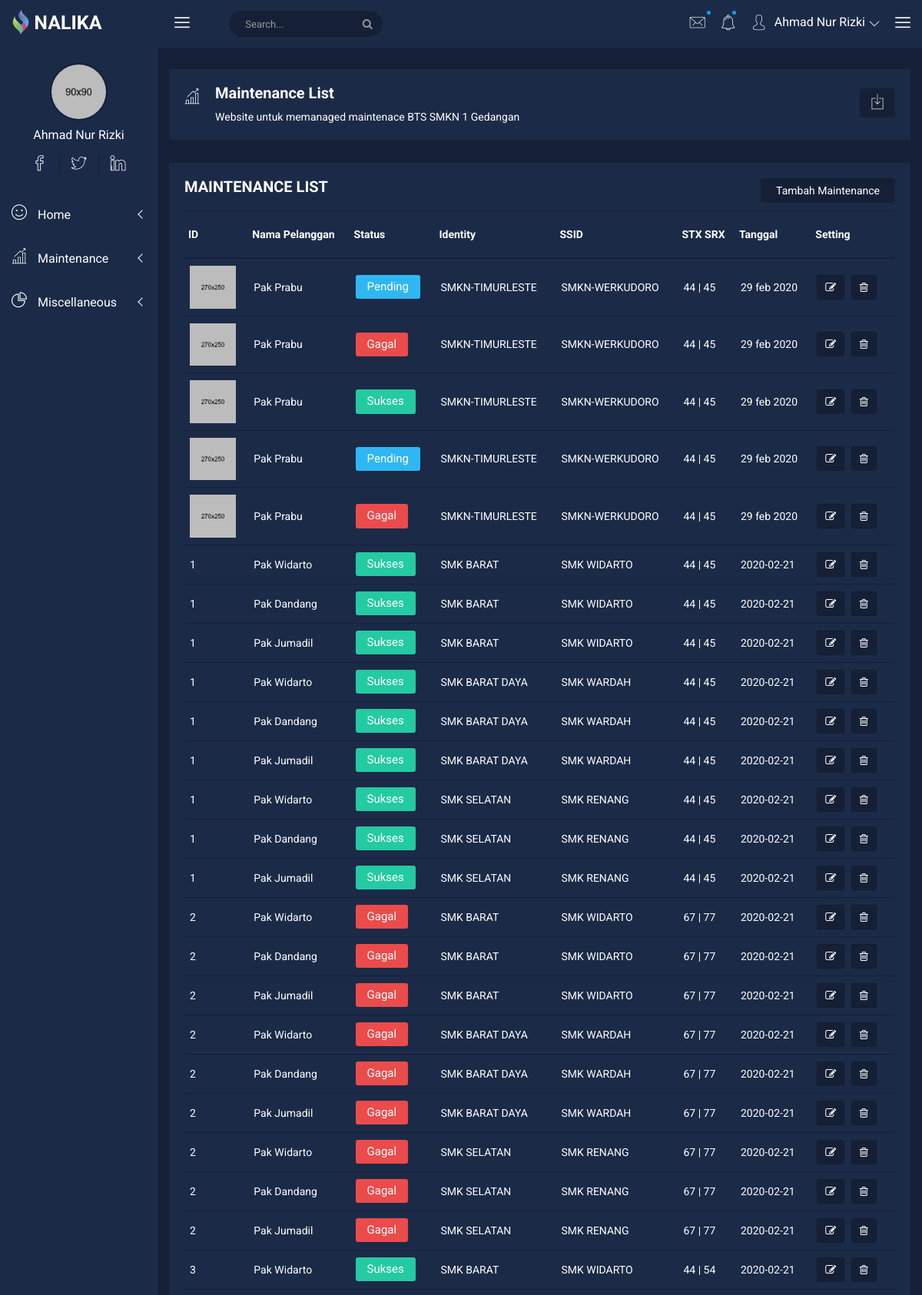
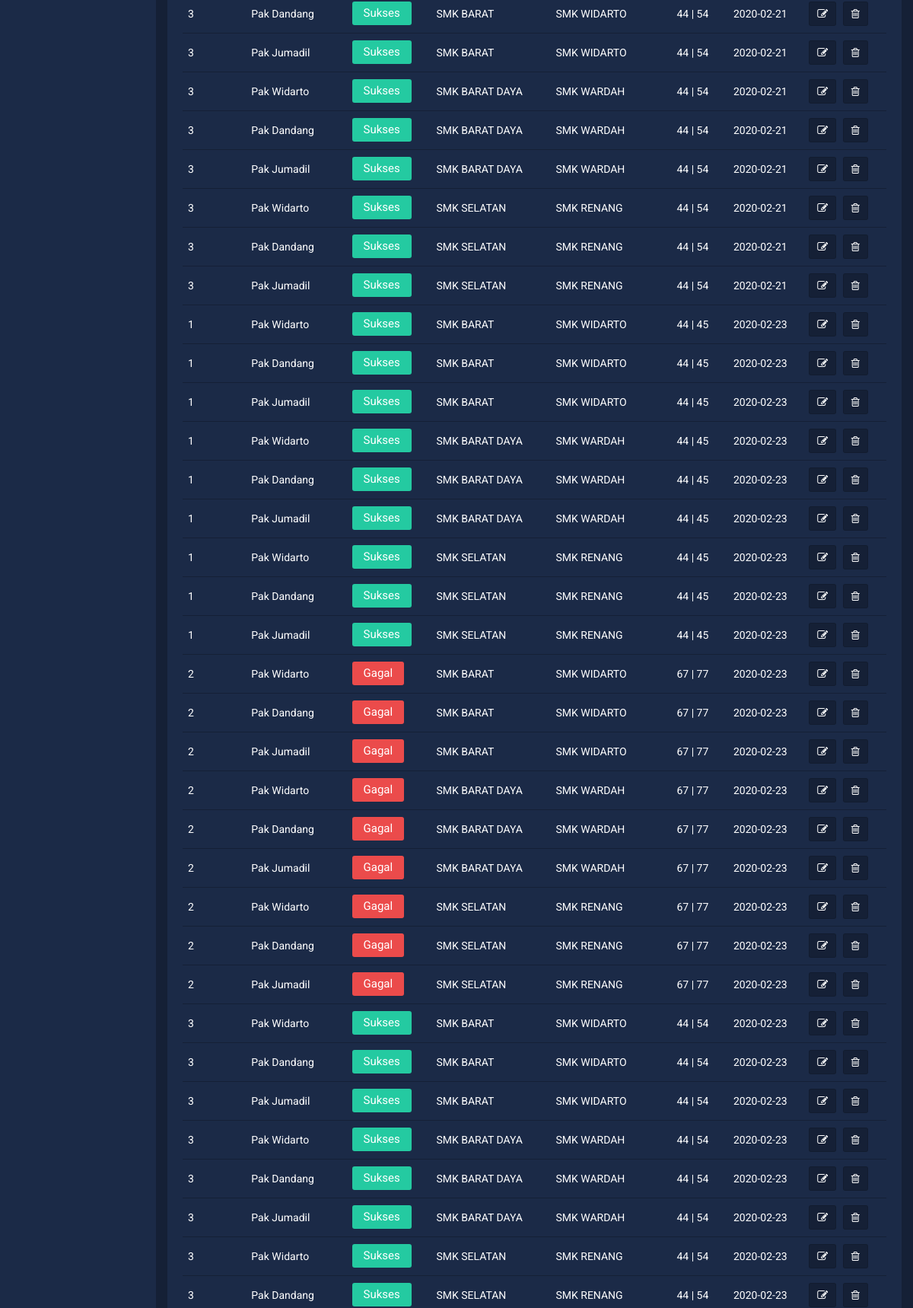
The page /nalika/tugas/product-list.html.php (upper part) on the database its author committed (2 pictures, top to bottom).
### tables this page shows
CREATE TABLE IF NOT EXISTS tbl_pelanggan (
  p_id int(4) NOT NULL AUTO_INCREMENT,
  p_name varchar(28) DEFAULT NULL,
  p_no varchar(255) DEFAULT NULL,
  PRIMARY KEY (p_id)
);

CREATE TABLE IF NOT EXISTS tbl_mt_signal (
  mt_id int(12) NOT NULL,
  stx varchar(5) DEFAULT NULL,
  srx varchar(5) DEFAULT NULL,
  ccq varchar(10) DEFAULT NULL,
  protocol varchar(28) DEFAULT NULL,
  band varchar(5) DEFAULT NULL,
  frequency int(5) DEFAULT NULL
);

CREATE TABLE IF NOT EXISTS tbl_mt (
  mt_id int(12) NOT NULL AUTO_INCREMENT,
  pe_id int(4) NOT NULL,
  identity varchar(28) DEFAULT NULL,
  ssid varchar(28) DEFAULT NULL,
  ip varchar(16) DEFAULT NULL,
  mt_name_ap varchar(28) DEFAULT NULL,
  PRIMARY KEY (mt_id, pe_id)
);

CREATE TABLE IF NOT EXISTS tbl_petugas (
  pe_id int(4) NOT NULL,
  pe_name varchar(28) DEFAULT NULL,
  mt_tgl date DEFAULT NULL,
  PRIMARY KEY (pe_id)
);

### nalika/tugas/product-list.html.php (the view, shortened to what this page needs)
<?php
    include 'db/koneksi.php';
    $query = mysqli_query($mysqli, "SELECT * from tbl_pelanggan, tbl_mt, tbl_mt_signal, tbl_petugas");
?>
<!doctype html>
<html class="no-js" lang="en">
<head>
    <link rel="stylesheet" href="css/bootstrap.min.css">
    <link rel="stylesheet" href="css/font-awesome.min.css">
    <link rel="stylesheet" href="css/nalika-icon.css">
    <link rel="stylesheet" href="css/owl.carousel.css">
    <link rel="stylesheet" href="css/owl.theme.css">
    <link rel="stylesheet" href="css/owl.transitions.css">
    <link rel="stylesheet" href="css/animate.css">
    <link rel="stylesheet" href="css/normalize.css">
    <link rel="stylesheet" href="css/meanmenu.min.css">
    <link rel="stylesheet" href="css/main.css">
    <link rel="stylesheet" href="css/morrisjs/morris.css">
    <link rel="stylesheet" href="css/scrollbar/jquery.mCustomScrollbar.min.css">
    <link rel="stylesheet" href="css/metisMenu/metisMenu.min.css">
    <link rel="stylesheet" href="css/metisMenu/metisMenu-vertical.css">
    <link rel="stylesheet" href="css/calendar/fullcalendar.min.css">
    <link rel="stylesheet" href="css/calendar/fullcalendar.print.min.css">
    <link rel="stylesheet" href="style.css">
    <link rel="stylesheet" href="css/responsive.css">
</head>
<body>
    <div class="left-sidebar-pro">
        <nav id="sidebar" class="">
            <div class="sidebar-header">
                <a href="index.html"><img class="main-logo" src="img/logo/logo.png" alt="" /></a>
            </div>
			<div class="nalika-profile">
				<div class="profile-dtl">
					<a href="#"><img src="img/notification/4.jpg" alt="" /></a>
					<h2>Ahmad Nur <span class="min-dtn">Rizki</span></h2>
				</div>
				<div class="profile-social-dtl">
					<ul class="dtl-social">
						<li><a href="#"><i class="icon nalika-facebook"></i></a></li>
						<li><a href="#"><i class="icon nalika-twitter"></i></a></li>
						<li><a href="#"><i class="icon nalika-linkedin"></i></a></li>
					</ul>
				</div>
			</div>
            <div class="left-custom-menu-adp-wrap comment-scrollbar">
                <nav class="sidebar-nav left-sidebar-menu-pro">
                    <ul class="metismenu" id="menu1">
                        <li >
                            <a class="has-arrow" href="index.html" >
								   <i class="icon nalika-happiness icon-wrap"></i>
								   <span class="mini-click-non">Home</span>
								</a>
                        </li>
                        <li>
                            <a class="has-arrow" href="mailbox.html" aria-expanded="false"><i class="icon nalika-bar-chart icon-wrap"></i> <span class="mini-click-non">Maintenance</span></a>
                        </li>
                        <li>
                            <a class="has-arrow" href="mailbox.html" aria-expanded="false"><i class="icon nalika-pie-chart icon-wrap"></i> <span class="mini-click-non">Miscellaneous</span></a>
                        </li>
                    </ul>
                </nav>
            </div>
        </nav>
    </div>
    <div class="all-content-wrapper">
        <div class="container-fluid">
            <div class="row">
                <div class="col-lg-12 col-md-12 col-sm-12 col-xs-12">
                    <div class="logo-pro">
                        <a href="index.html"><img class="main-logo" src="img/logo/logo.png" alt="" /></a>
                    </div>
                </div>
            </div>
        </div>
        <div class="header-advance-area">
            <div class="header-top-area">
                <div class="container-fluid">
                    <div class="row">
                        <div class="col-lg-12 col-md-12 col-sm-12 col-xs-12">
                            <div class="header-top-wraper">
                                <div class="row">
                                    <div class="col-lg-1 col-md-0 col-sm-1 col-xs-12">
                                        <div class="menu-switcher-pro">
                                            <button type="button" id="sidebarCollapse" class="btn bar-button-pro header-drl-controller-btn btn-info navbar-btn">
													<i class="icon nalika-menu-task"></i>
												</button>
                                        </div>
                                    </div>
                                    <div class="col-lg-6 col-md-7 col-sm-6 col-xs-12">
                                        <div class="header-top-menu tabl-d-n">
                                            <div class="breadcome-heading">
												<form role="search" class="">
													<input type="text" placeholder="Search..." class="form-control">
													<a href=""><i class="fa fa-search"></i></a>
												</form>
											</div>
                                        </div>
                                    </div>
                                    <div class="col-lg-5 col-md-5 col-sm-12 col-xs-12">
                                        <div class="header-right-info">
                                            <ul class="nav navbar-nav mai-top-nav header-right-menu">
                                                <li class="nav-item dropdown">
                                                    <a href="#" data-toggle="dropdown" role="button" aria-expanded="false" class="nav-link dropdown-toggle"><i class="icon nalika-mail nalika-chat-pro" aria-hidden="true"></i><span class="indicator-ms"></span></a>
                                                </li>
                                                <li class="nav-item"><a href="#" data-toggle="dropdown" role="button" aria-expanded="false" class="nav-link dropdown-toggle"><i class="icon nalika-alarm" aria-hidden="true"></i><span class="indicator-nt"></span></a>
                                                </li>
                                                <li class="nav-item">
                                                    <a href="#" data-toggle="dropdown" role="button" aria-expanded="false" class="nav-link dropdown-toggle">
															<i class="icon nalika-user nalika-user-rounded header-riht-inf" aria-hidden="true"></i>
															<span class="admin-name">Ahmad Nur Rizki</span>
															<i class="icon nalika-down-arrow nalika-angle-dw nalika-icon"></i>
														</a>
                                                </li>
                                                <li class="nav-item nav-setting-open"><a href="#" data-toggle="dropdown" role="button" aria-expanded="false" class="nav-link dropdown-toggle"><i class="icon nalika-menu-task"></i></a>
                                                </li>
                                            </ul>
                                        </div>
                                    </div>
                                </div>
                            </div>
                        </div>
                    </div>
                </div>
            </div>
            <div class="breadcome-area">
                <div class="container-fluid">
                    <div class="row">
                        <div class="col-lg-12 col-md-12 col-sm-12 col-xs-12">
							<div class="breadcome-list">
                                <div class="row">
                                    <div class="col-lg-6 col-md-6 col-sm-6 col-xs-6">
                                        <div class="breadcomb-wp">
											<div class="breadcomb-report">
												<i class="icon nalika-bar-chart"></i>
											</div>
											<div class="breadcomb-ctn">
												<h2>Maintenance List</h2>
												<p>Website untuk memanaged maintenace <span class="bread-ntd">BTS SMKN 1 Gedangan</span></p>
											</div>
										</div>
                                    </div>
                                    <div class="col-lg-6 col-md-6 col-sm-6 col-xs-6">
                                        <div class="breadcomb-report">
											<button data-toggle="tooltip" data-placement="left" title="Download Report" class="btn"><i class="icon nalika-download"></i></button>
										</div>
                                    </div>
                                </div>
                            </div>
                        </div>
                    </div>
                </div>
            </div>
        </div>
        <div class="product-status mg-b-30">
            <div class="container-fluid">
                <div class="row">
                    <div class="col-lg-12 col-md-12 col-sm-12 col-xs-12">
                        <div class="product-status-wrap">
                            <h4>MAINTENANCE LIST</h4>
                            <div class="add-product">
                                <a href="product-edit.html.php">Tambah Maintenance</a>
                            </div>
                            <table>
                                    <tr>
                                        <th>ID</th>
                                        <th>Nama Pelanggan</th>
                                        <th>Status</th>
                                        <th>Identity</th>
                                        <th>SSID</th>
                                        <th>STX SRX</th>
                                        <th>Tanggal</th>
                                        <th>Setting</th>
                                    </tr>
                                <?php
                                    for($list=0; $list<5; $list+=1) : ?>
                                <tr>
                                    <td><img src="img/new-product/7-small.jpg" alt="" /></td>
                                    <td>Pak Prabu</td>
                                    <td>
                                <?php
                                    $settings =  ["ps-setting", "ds-setting", "pd-setting","ps-setting", "ds-setting", "pd-setting","ps-setting", "ds-setting", "pd-setting"];
                                    ?>
                                        <button class="<?php echo $settings[$list];  ?>"><?php
                                            if($settings[$list]=="ps-setting"){
                                                echo "Pending";
                                                }
                                                else if($settings[$list]=="ds-setting"){
                                                echo "Gagal";
                                                }
                                                else{
                                                echo "Sukses";
                                                } ?>
                                        </button>
                                    </td>
                                    <td>SMKN-TIMURLESTE</td>
                                    <td>SMKN-WERKUDORO</td>
                                    <td>44 | 45</td>
                                    <td>29 feb 2020</td>
                                    <td>
                                        <button data-toggle="tooltip" title="Edit" class="pd-setting-ed"><i class="fa fa-pencil-square-o" aria-hidden="true"></i></button>
                                        <button data-toggle="tooltip" title="Trash" class="pd-setting-ed"><i class="fa fa-trash-o" aria-hidden="true"></i></button>
                                    </td>
                                </tr>
                                <?php endfor;
                                ?>
                                <?php
                                while ($row=mysqli_fetch_array($query)) :
                                ?>
                                    <tr>
                                    <td><?php echo $row['mt_id'] ?></td>
                                    <td><?php echo $row['p_name'] ?></td>
                                    <td>
                                        <?php
                                        $stx=$row["stx"];
                                        $srx=$row["srx"];
                                        if (($stx+$srx)/2 <= 66) {
                                            $setting = "pd-setting";
                                        }                                        elseif (($stx+$srx)/2 > 66) {
                                            $setting = "ds-setting";
                                        }
                                        else {
                                            $setting = "ps-setting";
                                        }
                                        ?>
                                        <button class="<?php echo $setting;  ?>"><?php
                                            if($setting=="ps-setting"){
                                                echo "Pending";
                                                }
                                                else if($setting=="ds-setting"){
                                                echo "Gagal";
                                                }
                                                else if($setting=="pd-setting"){
                                                echo "Sukses";
                                                } ?>
                                        </button>
                                    </td>
                                    <td><?php echo $row['identity'] ?></td>
                                    <td><?php echo $row['ssid'] ?></td>
                                    <td><?php echo $row['stx']." | ".$row['srx'] ?></td>
                                    <td><?php echo $row['mt_tgl'] ?></td>
                                    <td>
                                        <button data-toggle="tooltip" title="Edit" class="pd-setting-ed"><i class="fa fa-pencil-square-o" aria-hidden="true"></i></button>
                                        <button data-toggle="tooltip" title="Trash" class="pd-setting-ed"><i class="fa fa-trash-o" aria-hidden="true"></i></button>
                                    </td>
                                    <?php
                                        endwhile;
                                    ?>
                            </table>
                        </div>
                    </div>
                </div>
            </div>
        </div>
    </div>
</body>
</html>

### nalika/tugas/css/main.css (style rules this page uses)
html { color: #222; font-size: 1em; line-height: 1.4; }
audio, canvas, iframe, img, svg, video { vertical-align: middle; }

### nalika/tugas/css/metisMenu/metisMenu-vertical.css (style rules this page uses)
.sidebar-nav { background: #fff; }
.sidebar-nav ul { padding: 0; margin: 0; list-style: none; background: #1b2a47; }
.sidebar-nav .metismenu { background: #1b2a47; display: -webkit-box; display: -ms-flexbox; display: flex; -webkit-box-orient: vertical; -webkit-box-direction: normal; -ms-flex-direction: column; flex-direction: column; }
.sidebar-nav .metismenu li + li { margin-top: 5px; }
.sidebar-nav .metismenu li:first-child { margin-top: 5px; }
.sidebar-nav .metismenu li:last-child { margin-bottom: 5px; }
.sidebar-nav .metismenu > li { display: -webkit-box; display: -ms-flexbox; display: flex; -webkit-box-orient: vertical; -webkit-box-direction: normal; -ms-flex-direction: column; flex-direction: column; position: relative; }
.sidebar-nav .metismenu a { position: relative; display: block; padding: 13px 15px; color: #fff; outline-width: 0; transition: all .3s ease-out; font-size:16px; }
.sidebar-nav .metismenu li .icon-wrap { margin-right:10px; font-size:20px; }

### rows shown on the page
tbl_pelanggan: tbl_mt_signal.mt_id "1", p_name "Pak Widarto", shows "Sukses", tbl_mt.identity "SMK BARAT", tbl_mt.ssid "SMK WIDARTO", tbl_mt_signal.stx "44", tbl_mt_signal.srx "45", tbl_petugas.mt_tgl "2020-02-21", tbl_mt.identity "SMK BARAT DAYA", tbl_mt.ssid "SMK WARDAH", tbl_mt.identity "SMK SELATAN", tbl_mt.ssid "SMK RENANG", tbl_mt_signal.mt_id "2", shows "Gagal", tbl_mt_signal.stx "67", tbl_mt_signal.srx "77", tbl_mt_signal.mt_id "3", tbl_mt_signal.srx "54", tbl_petugas.mt_tgl "2020-02-23"
tbl_pelanggan: tbl_mt_signal.mt_id "1", p_name "Pak Dandang", shows "Sukses", tbl_mt.identity "SMK BARAT", tbl_mt.ssid "SMK WIDARTO", tbl_mt_signal.stx "44", tbl_mt_signal.srx "45", tbl_petugas.mt_tgl "2020-02-21", tbl_mt.identity "SMK BARAT DAYA", tbl_mt.ssid "SMK WARDAH", tbl_mt.identity "SMK SELATAN", tbl_mt.ssid "SMK RENANG", tbl_mt_signal.mt_id "2", shows "Gagal", tbl_mt_signal.stx "67", tbl_mt_signal.srx "77", tbl_mt_signal.mt_id "3", tbl_mt_signal.srx "54", tbl_petugas.mt_tgl "2020-02-23"
tbl_pelanggan: tbl_mt_signal.mt_id "1", p_name "Pak Jumadil", shows "Sukses", tbl_mt.identity "SMK BARAT", tbl_mt.ssid "SMK WIDARTO", tbl_mt_signal.stx "44", tbl_mt_signal.srx "45", tbl_petugas.mt_tgl "2020-02-21", tbl_mt.identity "SMK BARAT DAYA", tbl_mt.ssid "SMK WARDAH", tbl_mt.identity "SMK SELATAN", tbl_mt.ssid "SMK RENANG", tbl_mt_signal.mt_id "2", shows "Gagal", tbl_mt_signal.stx "67", tbl_mt_signal.srx "77", tbl_mt_signal.mt_id "3", tbl_mt_signal.srx "54", tbl_petugas.mt_tgl "2020-02-23"
